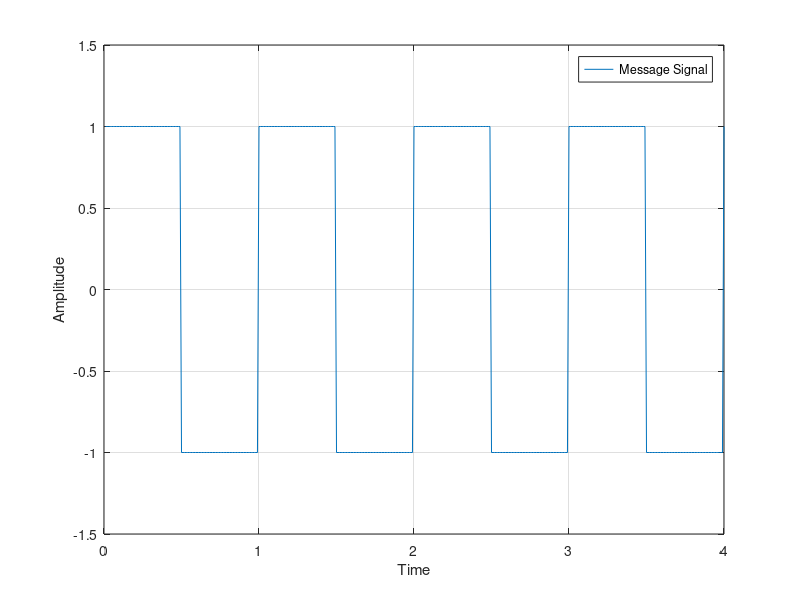
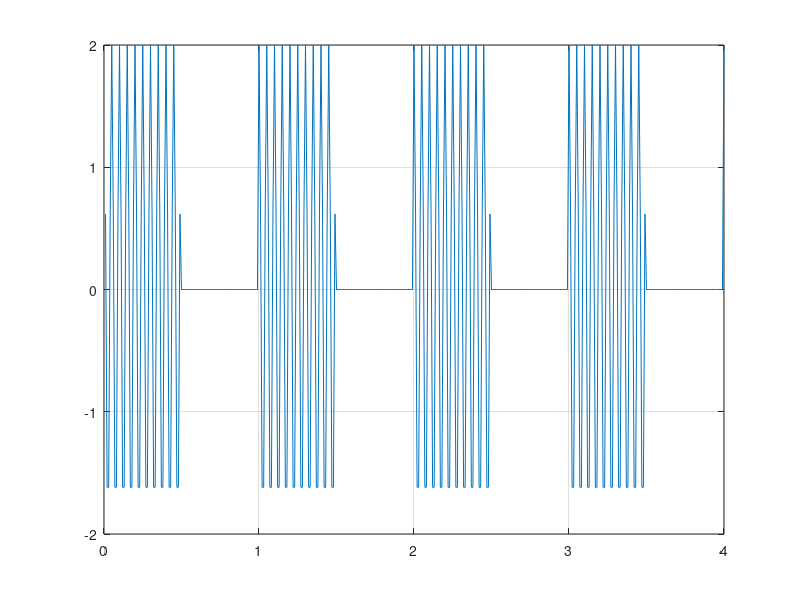

MATLAB code for these plots, in order: (Note: this script raises an error after producing the figures.)
     clear all
 close all
 clc
 fs = 100;%Sampling period
 ts = 1/fs;%Sampling interval
 T = 4;%Total time to obverse a signal
 t = ts:ts:T;
 figure(1)
 fm = 1;
 mp = 1;
 %m = mp*cos(2*pi*fm*t) + (2*mp*cos(2*pi*(2*fm)*t));
 m  = mp*square(2*pi*fm*t);
 plot(t,m)
 hold on
 
 grid on
 xlabel("Time")
 ylabel("Amplitude")
 legend("Message Signal")
 axis([0 T -mp*1.5 mp*1.5])
 
 fc = 20;%Carrier frequency
 c = cos(2*pi*fc*t);
 A = 1;
 s = (A+m).*c;
 figure(2)
 plot(t,s)
 grid on
%xlabel("Time")
%ylabel("Amplitude")
%legend("AM signal")
 hold on
%  AM Demodulation
 s_amp = envelope(s)
%  plot(t,s_amp,'b-')
%  legend("AM Signal","AM Signal Envelope")
%  grid on
%  xlabel("Time")
%  ylabel("Amplitude")
 
 m_rec = s_amp -A ;
 figure(3)
 plot(t,m_rec,"r-")
 grid on
 xlabel("Time")
 ylabel("Amplitude")
%  legend("Orginal Message","Recovered Message")
 axis([0 T -mp*1.5 mp*1.5])
 
%% Fourier Transform on AM signal
n = length(s); % y is input signal
fre = fftshift(fft(s,n));
f = (-(n-1)/2 : (n-1)/2)*(fs/n);
figure(4)
stem(f,abs(fre)/n)
grid on
xlabel("Frequency")
axis([-50 50 0 1])
 